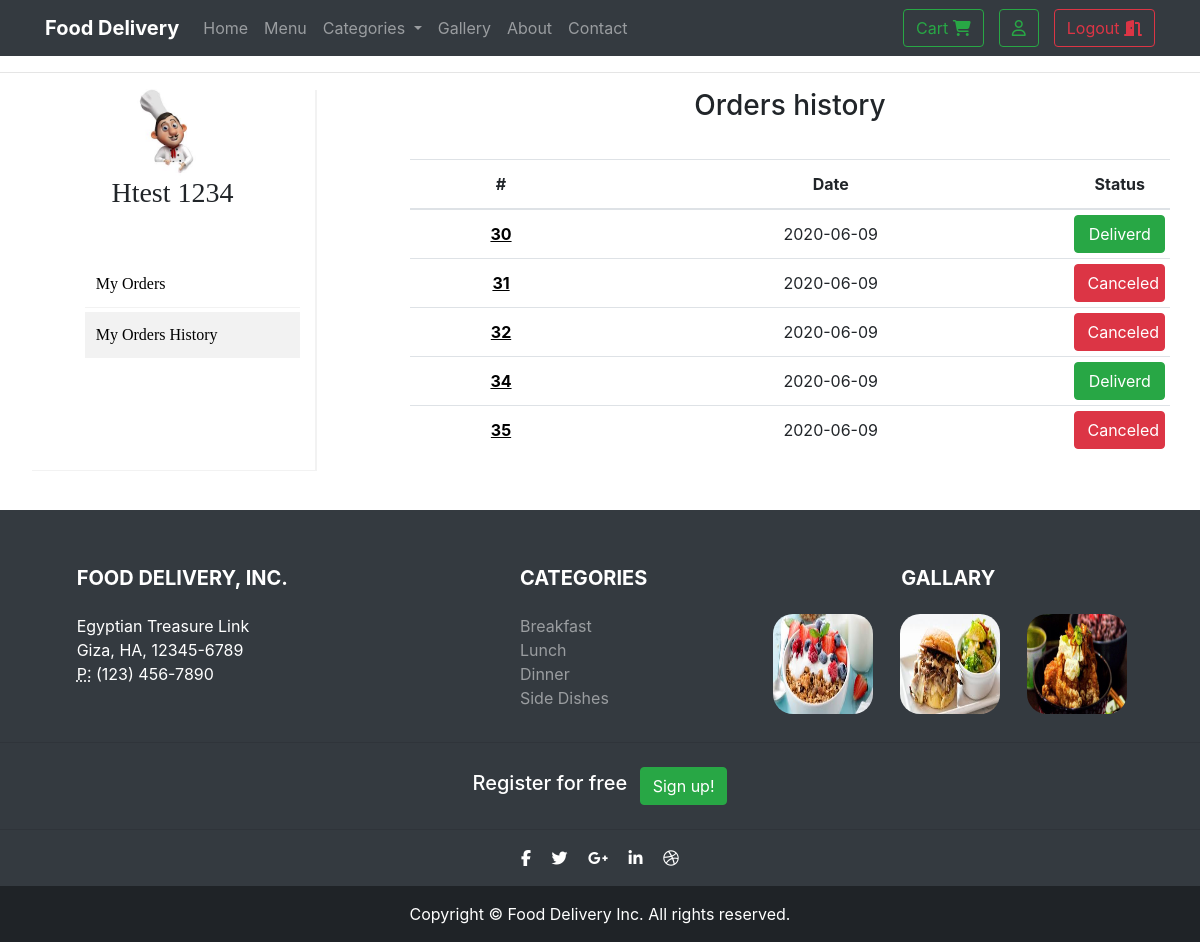
Screenshot of /View/myordershistory.php (signed in) with the database file from the repository.
### tables this page shows
CREATE TABLE `orders` (
  `id` int(11) NOT NULL,
  `total_price` double NOT NULL,
  `date` date NOT NULL,
  `agent_name` varchar(45) NOT NULL,
  `adress` varchar(100) NOT NULL,
  `phone_number` int(11) NOT NULL,
  `user_id` int(11) NOT NULL,
  `status_id` int(11) NOT NULL
);

### lib/autoload.php (called while the page is built, shortened)
<?php
class AutoLoad {
	public static function autoload ($className){
		$className= $className.'.php';
		$className= strtolower($className);
	}
}
?>

### lib/PDOConnection.php (called while the page is built, shortened)
<?php
class PDOConnection {
    private static $_instance;
    private static $_handler;
    public function __call($name, $arguments)
    {
        return @call_user_func_array(array(&self::$_handler, $name), $arguments);
    }
    protected static function init()
    {
        try {
            self::$_handler = new \PDO(
                'mysql:hostname=localhost;dbname=ofos_db',
                'root','', array(
                    \PDO::ATTR_ERRMODE => \PDO::ERRMODE_EXCEPTION,
                    \PDO::MYSQL_ATTR_INIT_COMMAND => 'SET NAMES utf8'
                )
            );
        } catch (\PDOException $e) {
            echo "Failed to connect database";
            self::$_handler = NULL;
        }
    }
    public static function getInstance()
    {
        if(self::$_instance === null) {
            self::$_instance = new self();
        }
        return self::$_instance;
    }
}
?>

### Model/orders.php (called while the page is built, shortened)
<?php
class orders {
    public static function myOrdersHistory($id){
        $sql = "SELECT * FROM orders where user_id = ".$id." and (status_id = 2 OR status_id = 3)";
        try{
            $data = PDOConnection::getInstance()->query($sql);
        }catch(\PDOException $e){
            return -1;
        }
        return $data;
    }
}
?>

### Controller/order.php (called while the page is built, shortened)
<?php
class order{
    public function viewOrdersHistory(){
        switch($_SESSION['role']){
            case "user":
                return orders::myOrdersHistory($_SESSION['id']);
            break;
        }
        return false;
    }
}
?>

### View/myordershistory.php (the view, shortened to what this page needs)
<?php
include(realpath(dirname(__FILE__)).'\..\lib\autoload.php');
$op = $_SESSION['object'];
?>
<!DOCTYPE html>
<html lang="en">
  <head>
    <?php include("parts/head.php");?>
  </head>
  <body>
    <?php include("parts/nav.php");?>
    <div class="container">
            <div class="row">
            <div class="col-lg-3 col-md-3 col-sm-4 col-xs-12" style="box-shadow: 2px 1px #f2f2f2;">
                <div style="text-align: center;"><img src="images/chefProfile.png" class="img-responsive center-block" style="width: 30%;"></div>
                <div style="text-align: center;font-family: initial;"><h3><?php echo $_SESSION['fname']." ".$_SESSION['lname'];?></h3></div>
                <div  style="margin-top: 20%;font-family: initial;">
                <ul class="admin-ul">
                    <a href="myorders.php"><li>My Orders</li></a>
                    <a href="myordershistory.php"><li style="background-color: #f2f2f2;">My Orders History</li></a>
                </ul>
                </div>
            </div>
            <div class="col-lg-1"></div>
           <div class="col-lg-8 col-md-9 col-sm-8 col-xs-12">
                <h3 style="text-align: center;margin-bottom: 5%;">Orders history</h3>
                 <div class="row text-center mt-4">
                     <table class="table table-hover">
  <thead>
    <tr>
        <th scope="col">#</th>
      <th scope="col">Date</th>
      <th scope="col">Status</th>
    </tr>
  </thead>
  <tbody >
      <?php
        $data = $op->orderOP->viewOrdersHistory();
        foreach($data as $row){
            echo '
                <tr>
                  <th scope="row"><a href="userorderinformation.php?id='.$row["id"].'" style="color: black;text-decoration: underline;">'.$row["id"].'</a></th>
                  <td>'.$row["date"].'</td>
                  <td style="width: 40px;padding: 5px;">
                  ';
            if($row["status_id"] == 2)
                echo'
                    <button class="btn btn-success" name="deliverd" style="width:90.53px;">Deliverd</button>
                ';
            else
                echo'
                    <button class="btn btn-danger" name="canceled" style="width:90.53px;">Canceled</button>
                ';
            echo'
                    </td>
                </tr>';
        }
      ?>
  </tbody>
</table>
                </div>
            </div>
        </div>
    </div>
      <?php include("parts/footer.php");?>
    </body>
</html>

### View/css/style.css (style rules this page uses)
.admin-ul { list-style-type: none; }
.admin-ul li { padding: 5%; margin-bottom: 2%; border-bottom: 1px solid #f2f2f2; }
.admin-ul a { color: black; text-decoration: none; }

### rows the page displays
orders: id "30", date "2020-06-09", shows "Deliverd"
orders: id "31", date "2020-06-09", shows "Canceled"
orders: id "32", date "2020-06-09", shows "Canceled"
orders: id "34", date "2020-06-09", shows "Deliverd"
orders: id "35", date "2020-06-09", shows "Canceled"

### other values shown
$_SESSION['fname'] "Htest"
$_SESSION['lname'] "1234"
